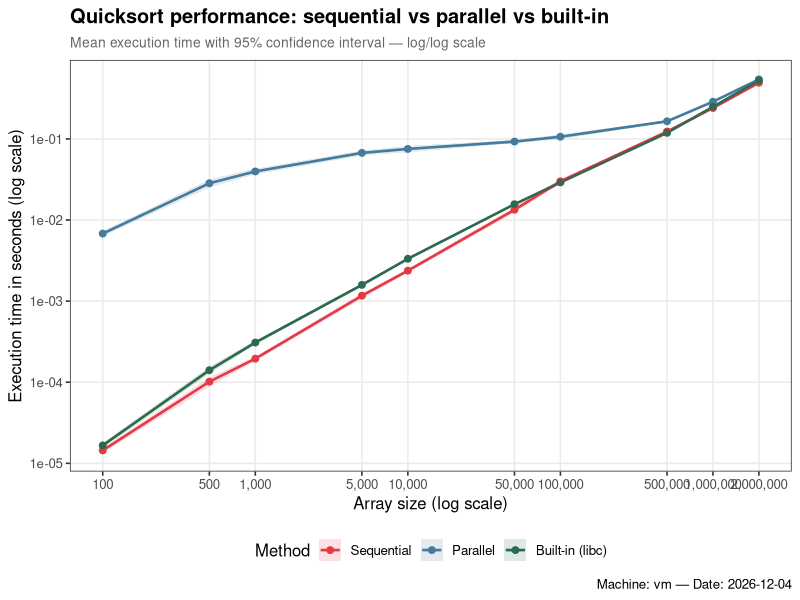
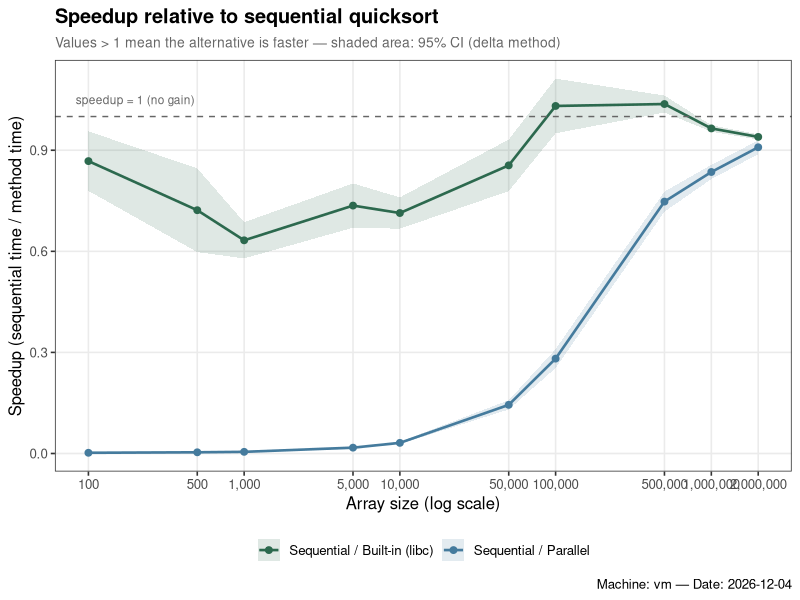
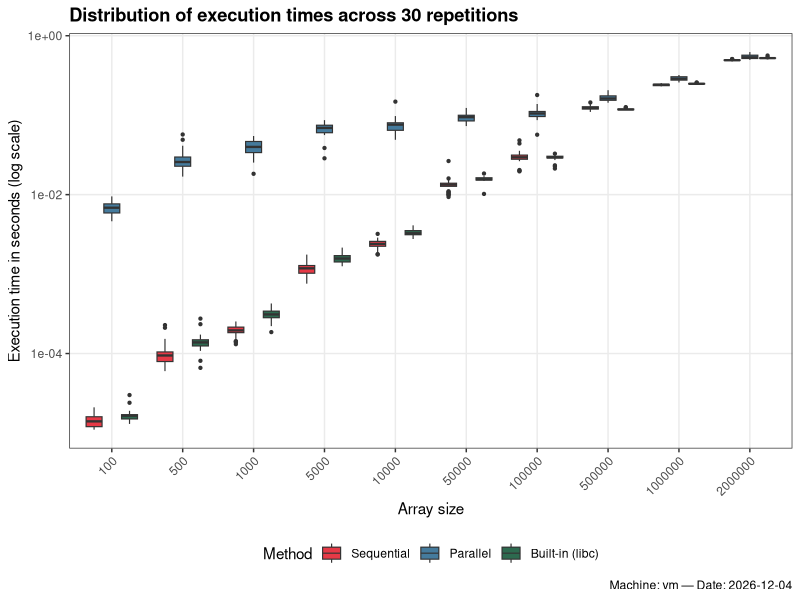
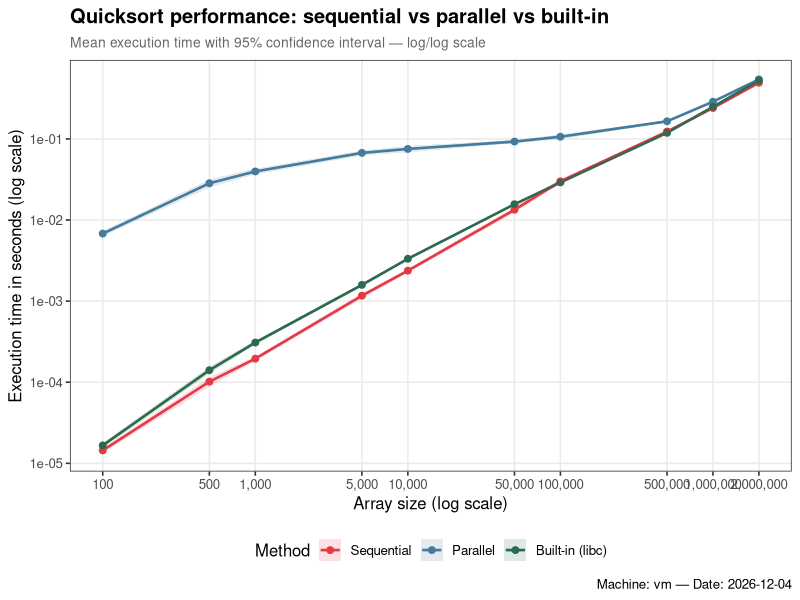
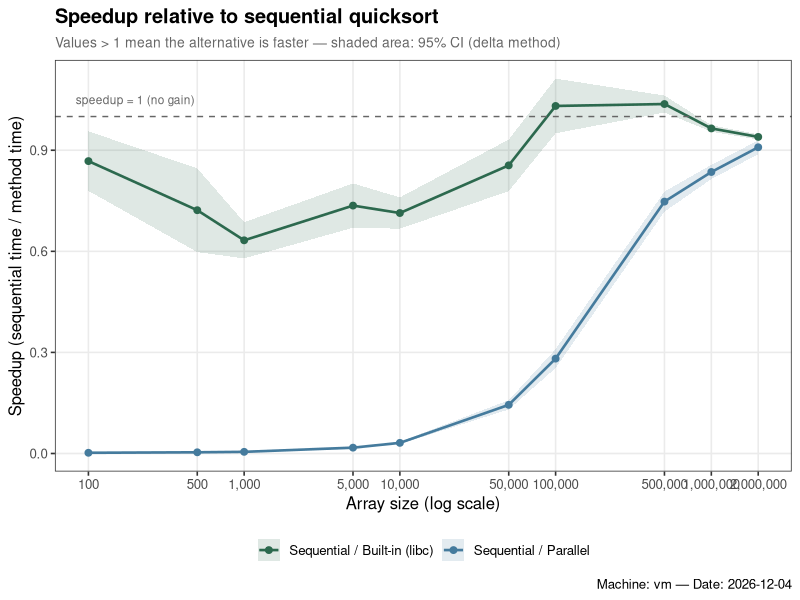
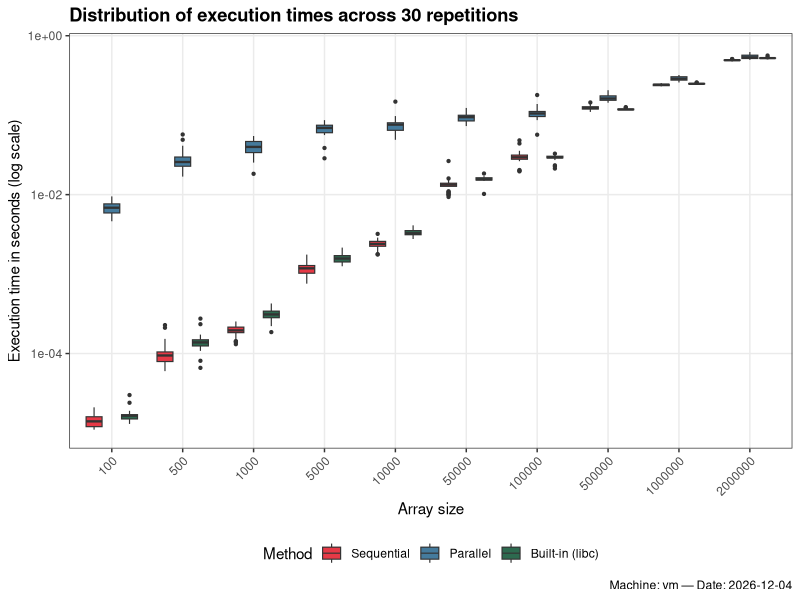

Here is the R script that generated these plots, in order:
## ---- chunk 1
knitr::opts_chunk$set(echo = TRUE, warning = FALSE, message = FALSE)
library(ggplot2)
library(dplyr)
library(tidyr)
## ---- chunk 2
seq_df <- read.csv("../results/sequential.csv")
par_df <- read.csv("../results/parallel.csv")
lib_df <- read.csv("../results/libc.csv")

seq_df$method <- "Sequential"
par_df$method <- "Parallel"
lib_df$method <- "Built-in (libc)"

df <- rbind(seq_df, par_df, lib_df)
df$method <- factor(df$method, levels = c("Sequential", "Parallel", "Built-in (libc)"))

head(df)
## ---- chunk 3
# 95% confidence interval using t-distribution (correct for n=30)
summary_df <- df %>%
  group_by(size, method) %>%
  summarise(
    n        = n(),
    mean     = mean(time_sec),
    sd       = sd(time_sec),
    se       = sd / sqrt(n),
    ci_lower = mean - qt(0.975, df = n - 1) * se,
    ci_upper = mean + qt(0.975, df = n - 1) * se,
    .groups  = "drop"
  )

summary_df
## ---- chunk 4
ggplot(summary_df, aes(x = size, y = mean, color = method, fill = method)) +
  geom_line(linewidth = 0.9) +
  geom_point(size = 2) +
  geom_ribbon(aes(ymin = ci_lower, ymax = ci_upper), alpha = 0.15, color = NA) +
  scale_x_log10(
    breaks = c(100, 500, 1000, 5000, 10000, 50000, 100000, 500000, 1000000, 2000000),
    labels = scales::comma
  ) +
  scale_y_log10(labels = scales::scientific) +
  scale_color_manual(values = c(
    "Sequential"      = "#E63946",
    "Parallel"        = "#457B9D",
    "Built-in (libc)" = "#2D6A4F"
  )) +
  scale_fill_manual(values = c(
    "Sequential"      = "#E63946",
    "Parallel"        = "#457B9D",
    "Built-in (libc)" = "#2D6A4F"
  )) +
  labs(
    title    = "Quicksort performance: sequential vs parallel vs built-in",
    subtitle = "Mean execution time with 95% confidence interval — log/log scale",
    x        = "Array size (log scale)",
    y        = "Execution time in seconds (log scale)",
    color    = "Method",
    fill     = "Method",
    caption  = paste("Machine:", Sys.info()["nodename"], "— Date:", Sys.Date())
  ) +
  theme_bw(base_size = 12) +
  theme(
    legend.position  = "bottom",
    panel.grid.minor = element_blank(),
    plot.title       = element_text(face = "bold"),
    plot.subtitle    = element_text(color = "grey40", size = 10)
  )

ggsave("../figures/performance_curves.png", width = 10, height = 6, dpi = 150)
## ---- chunk 5
# Pivot to wide format to align sequential with each method per size
wide_df <- summary_df %>%
  select(size, method, mean, se) %>%
  pivot_wider(
    names_from  = method,
    values_from = c(mean, se)
  )

# Rename columns for clarity
names(wide_df) <- gsub(" ", "_", names(wide_df))
names(wide_df) <- gsub("[()]", "", names(wide_df))
# Expected cols: mean_Sequential, se_Sequential, mean_Parallel, se_Parallel,
#                mean_Built-in_libc, se_Built-in_libc

speedup_df <- wide_df %>%
  mutate(
    # Speedup point estimates
    speedup_parallel = mean_Sequential / mean_Parallel,
    speedup_libc     = mean_Sequential / `mean_Built-in_libc`,

    # SE propagation via delta method: SE(A/B) ≈ (A/B)*sqrt((SE_A/A)^2 + (SE_B/B)^2)
    se_speedup_parallel = speedup_parallel * sqrt(
      (se_Sequential / mean_Sequential)^2 +
      (se_Parallel   / mean_Parallel)^2
    ),
    se_speedup_libc = speedup_libc * sqrt(
      (se_Sequential         / mean_Sequential)^2 +
      (`se_Built-in_libc`    / `mean_Built-in_libc`)^2
    ),

    # 95% CI on speedup (n=30, df=29)
    ci_lower_parallel = speedup_parallel - qt(0.975, df = 29) * se_speedup_parallel,
    ci_upper_parallel = speedup_parallel + qt(0.975, df = 29) * se_speedup_parallel,
    ci_lower_libc     = speedup_libc     - qt(0.975, df = 29) * se_speedup_libc,
    ci_upper_libc     = speedup_libc     + qt(0.975, df = 29) * se_speedup_libc
  )

# Reshape for ggplot
speedup_long <- speedup_df %>%
  select(size,
         speedup_parallel, ci_lower_parallel, ci_upper_parallel,
         speedup_libc,     ci_lower_libc,     ci_upper_libc) %>%
  pivot_longer(
    cols      = -size,
    names_to  = c(".value", "comparison"),
    names_pattern = "(.+)_(parallel|libc)"
  ) %>%
  mutate(comparison = recode(comparison,
    "parallel" = "Sequential / Parallel",
    "libc"     = "Sequential / Built-in (libc)"
  ))

ggplot(speedup_long, aes(x = size, y = speedup, color = comparison, fill = comparison)) +
  geom_line(linewidth = 0.9) +
  geom_point(size = 2) +
  geom_ribbon(aes(ymin = ci_lower, ymax = ci_upper), alpha = 0.15, color = NA) +
  geom_hline(yintercept = 1, linetype = "dashed", color = "grey40") +
  annotate("text", x = 200, y = 1.05, label = "speedup = 1 (no gain)",
           color = "grey40", size = 3) +
  scale_x_log10(
    breaks = c(100, 500, 1000, 5000, 10000, 50000, 100000, 500000, 1000000, 2000000),
    labels = scales::comma
  ) +
  scale_color_manual(values = c(
    "Sequential / Parallel"        = "#457B9D",
    "Sequential / Built-in (libc)" = "#2D6A4F"
  )) +
  scale_fill_manual(values = c(
    "Sequential / Parallel"        = "#457B9D",
    "Sequential / Built-in (libc)" = "#2D6A4F"
  )) +
  labs(
    title    = "Speedup relative to sequential quicksort",
    subtitle = "Values > 1 mean the alternative is faster — shaded area: 95% CI (delta method)",
    x        = "Array size (log scale)",
    y        = "Speedup (sequential time / method time)",
    color    = NULL,
    fill     = NULL,
    caption  = paste("Machine:", Sys.info()["nodename"], "— Date:", Sys.Date())
  ) +
  theme_bw(base_size = 12) +
  theme(
    legend.position  = "bottom",
    panel.grid.minor = element_blank(),
    plot.title       = element_text(face = "bold"),
    plot.subtitle    = element_text(color = "grey40", size = 10)
  )

ggsave("../figures/speedup.png", width = 10, height = 5, dpi = 150)
## ---- chunk 6
ggplot(df, aes(x = factor(size), y = time_sec, fill = method)) +
  geom_boxplot(outlier.size = 0.8, linewidth = 0.4) +
  scale_fill_manual(values = c(
    "Sequential"      = "#E63946",
    "Parallel"        = "#457B9D",
    "Built-in (libc)" = "#2D6A4F"
  )) +
  scale_y_log10(labels = scales::scientific) +
  labs(
    title   = "Distribution of execution times across 30 repetitions",
    x       = "Array size",
    y       = "Execution time in seconds (log scale)",
    fill    = "Method",
    caption = paste("Machine:", Sys.info()["nodename"], "— Date:", Sys.Date())
  ) +
  theme_bw(base_size = 11) +
  theme(
    axis.text.x      = element_text(angle = 45, hjust = 1),
    legend.position  = "bottom",
    panel.grid.minor = element_blank(),
    plot.title       = element_text(face = "bold")
  )

ggsave("../figures/boxplot_variability.png", width = 11, height = 6, dpi = 150)
## ---- chunk 7
crossover <- speedup_long %>%
  filter(comparison == "Sequential / Parallel", speedup >= 1) %>%
  slice_min(size, n = 1)

cat("Parallel quicksort becomes faster than sequential starting at size:",
    ifelse(nrow(crossover) > 0, crossover$size, "not reached in this range"), "\n")
